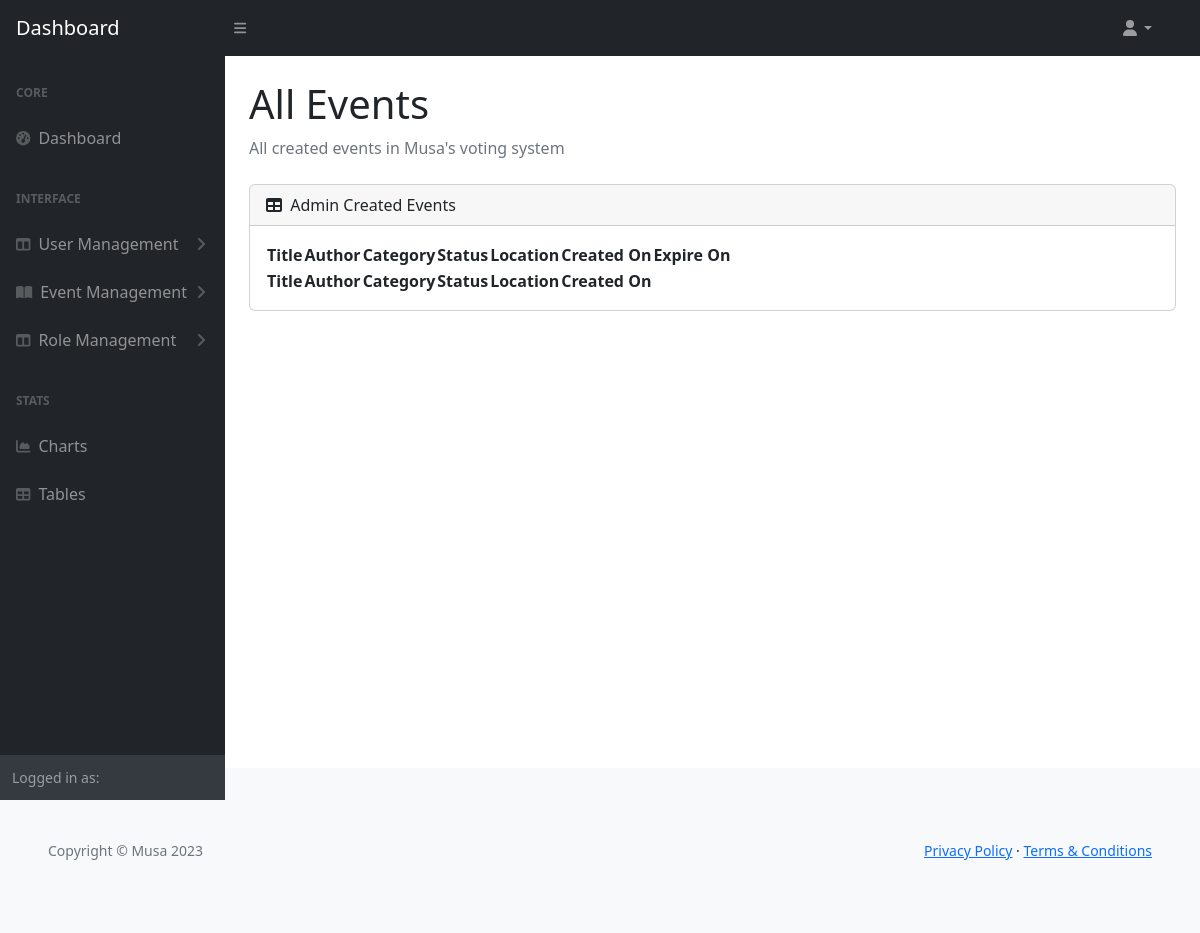
The page /office/all on the database as committed earlier.
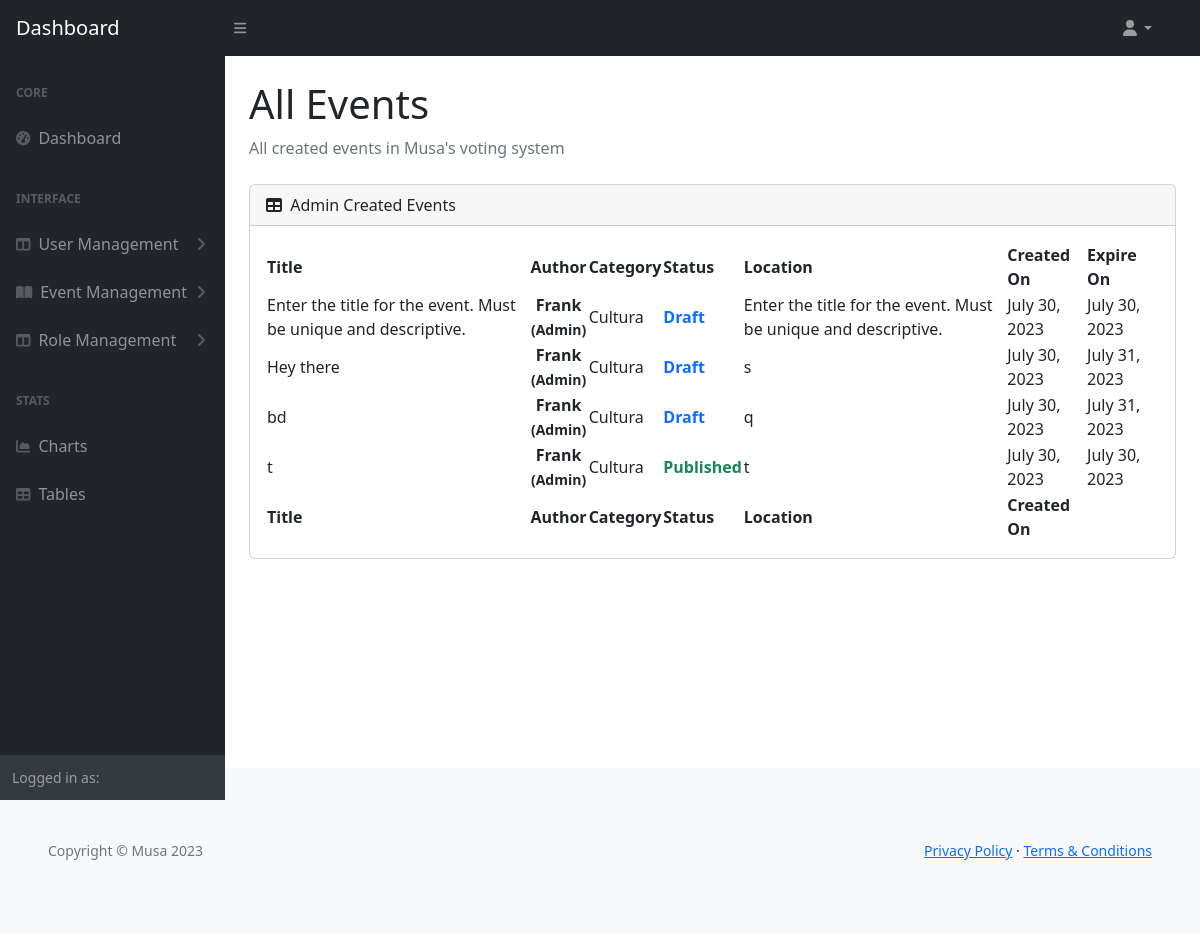
The same page on the database as committed later.
### vote_management/models.py (models this page shows, shortened)
class VoteCard(models.Model):
    title = models.CharField(max_length=80, unique=True)
    slug = models.SlugField(max_length=200, unique=True)
    author = models.ForeignKey(
        'musa.UserProfile', on_delete=models.CASCADE, related_name="card_author")
    category = models.ForeignKey(
        Category, on_delete=models.CASCADE, related_name="categories")
    mission = models.CharField(max_length=80)
    location = models.CharField(max_length=80)
    description = models.TextField(max_length=400)
    expire = models.DateField()
    event_image = CloudinaryField('image', default='placeholder')
    vote_record = models.ManyToManyField('musa.UserProfile', through='VoteRecord',
                                         related_name='user_votes', blank=True)
    candidates = models.ManyToManyField('ElectedPerson', related_name='vote_cards',
                                        blank=True)
    status = models.IntegerField(choices=STATUS, default=0)
    excerpt = models.TextField(blank=True)
    created_on = models.DateField(auto_now_add=True)
    class Meta:
        ordering = ['-created_on']

class Category(models.Model):
    category_name = models.CharField(max_length=50, unique=True)
    class Meta:
        ordering = ['category_name']
        verbose_name_plural = "Categories"

### musa/models.py (models this page shows)
class UserProfile(AbstractUser):
    verified = models.BooleanField(default=False)
    role = models.IntegerField(choices=ROLES, default=0)
    user_card = models.ManyToManyField(
        'vote_management.VoteCard', through='vote_management.VoteRecord', related_name='user_cards')
    class Meta:
        ordering = ['username']
    def __str__(self):
        return self.username

### vote_management/views.py (the view)
# urls.py: path('office/all', AdminEventList.as_view(),
class AdminEventList(BaseListView):
    template_name = 'backend/admin-dashboard/all_events.html'
    context_object_name = 'admin_all_events'

### vote_management/views.py (called while the page is built)
    def get_queryset(self):
        return VoteCard.objects.order_by('-created_on')

### templates/backend/admin-dashboard/all_events.html (shortened to what this page needs)
{% extends "base.html" %}
{% block content%}
<body class="sb-nav-fixed">
    <nav class="sb-topnav navbar navbar-expand navbar-dark bg-dark">
        <a class="navbar-brand ps-3" href="index.html">Dashboard</a>
        <button class="btn btn-link btn-sm order-1 order-lg-0 me-4 me-lg-0" id="sidebarToggle" href="#!"><i
                class="fas fa-bars"></i></button>
        <div class="d-md-inline-block form-inline ms-auto me-0 me-md-3 my-2 my-md-0">
            <ul class="navbar-nav ms-auto ms-md-0 me-3 me-lg-4">
                <li class="nav-item dropdown">
                    <a class="nav-link dropdown-toggle" id="navbarDropdown" href="#" role="button"
                        data-bs-toggle="dropdown" aria-expanded="false"><i class="fas fa-user fa-fw"></i></a>
                </li>
            </ul>
        </div>
    </nav>
    <div id="layoutSidenav">
        <div id="layoutSidenav_nav">
            <nav class="sb-sidenav accordion sb-sidenav-dark" id="sidenavAccordion">
                <div class="sb-sidenav-menu">
                    <div class="nav">
                        <div class="sb-sidenav-menu-heading">Core</div>
                        <a class="nav-link" href="{% url 'admin_dashboard' %}">
                            <div class="sb-nav-link-icon"><i class="fas fa-tachometer-alt"></i></div>
                            Dashboard
                        </a>
                        <div class="sb-sidenav-menu-heading">Interface</div>
                        <a class="nav-link collapsed" href="#" data-bs-toggle="collapse"
                            data-bs-target="#collapseLayouts" aria-expanded="false" aria-controls="collapseLayouts">
                            <div class="sb-nav-link-icon"><i class="fas fa-columns"></i></div>
                            User Management
                            <div class="sb-sidenav-collapse-arrow"><i class="fas fa-angle-down"></i></div>
                        </a>
                        <a class="nav-link collapsed" href="#" data-bs-toggle="collapse" data-bs-target="#collapsePages"
                            aria-expanded="false" aria-controls="collapsePages">
                            <div class="sb-nav-link-icon"><i class="fas fa-book-open"></i></div>
                            Event Management
                            <div class="sb-sidenav-collapse-arrow"><i class="fas fa-angle-down"></i></div>
                        </a>
                        <a class="nav-link collapsed" href="#" data-bs-toggle="collapse" data-bs-target="#collapseRoles"
                            aria-expanded="false" aria-controls="collapseRoles">
                            <div class="sb-nav-link-icon"><i class="fas fa-columns"></i></div>
                            Role Management
                            <div class="sb-sidenav-collapse-arrow"><i class="fas fa-angle-down"></i></div>
                        </a>
                        <div class="sb-sidenav-menu-heading">Stats</div>
                        <a class="nav-link" href="charts.html">
                            <div class="sb-nav-link-icon"><i class="fas fa-chart-area"></i></div>
                            Charts
                        </a>
                        <a class="nav-link" href="tables.html">
                            <div class="sb-nav-link-icon"><i class="fas fa-table"></i></div>
                            Tables
                        </a>
                    </div>
                </div>
                <div class="sb-sidenav-footer">
                    <div class="small">Logged in as: <strong>{{ request.user.username }}</strong></div>
                </div>
            </nav>
        </div>
        <div id="layoutSidenav_content">
            <main>
                <div class="container-fluid p-4 pt-0">
                    <h1 class="mt-4">All Events</h1>
                    <ol class="breadcrumb mb-4">
                        <li class="breadcrumb-item active">All created events in Musa's voting system</li>
                    </ol>
                    <div class="card mb-4">
                        <div class="card-header">
                            <i class="fas fa-table me-1"></i>
                            Admin Created Events
                        </div>
                        <div class="card-body">
                            <table id="datatablesSimple">
                                <thead>
                                    <tr>
                                        <th>Title</th>
                                        <th>Author</th>
                                        <th>Category</th>
                                        <th>Status</th>
                                        <th>Location</th>
                                        <th>Created On</th>
                                        <th>Expire On</th>
                                    </tr>
                                </thead>
                                <tfoot>
                                    <tr>
                                        <th>Title</th>
                                        <th>Author</th>
                                        <th>Category</th>
                                        <th>Status</th>
                                        <th>Location</th>
                                        <th>Created On</th>
                                    </tr>
                                </tfoot>
                                <tbody>
                                    {% for event in admin_all_events.all %}
                                    <tr>
                                        <td>{{ event.title }}</td>
                                        {% if event.author.username == request.user.username %}
                                        <td>
                                            <p class="text-success my-0 py-0 fw-semibold text-center">
                                                {{ event.author }}
                                                <small><br>({{ event.author.get_role_display }})</small>
                                            </p>
                                        </td>
                                        {% else %}
                                        <td>
                                            <p class="my-0 py-0 fw-semibold text-center">
                                                {{ event.author }}
                                                <small><br>({{ event.author.get_role_display }})</small>
                                            </p>
                                        </td>
                                        {% endif %}
                                        <td>{{ event.category.category_name }}</td>
                                        {% if event.status == 1 %}
                                        <td>
                                            <p class="text-success my-0 py-0">
                                                <strong>
                                                    {{ event.get_status_display }}
                                                </strong>
                                            </p>
                                        </td>
                                        {% else %}
                                        <td>
                                            <p class="text-primary my-0 py-0">
                                                <strong>
                                                    {{ event.get_status_display }}
                                                </strong>
                                            </p>
                                        </td>
                                        {% endif %}
                                        <td>{{ event.location }}</td>
                                        <td>{{ event.created_on }}</td>
                                        <td>{{ event.expire }}</td>
                                    </tr>
                                    {% endfor %}
                                </tbody>
                            </table>
                        </div>
                    </div>
                </div>
            </main>
        </div>
    </div>
    {% endblock %}

### templates/backend/user-dashboard/base.html (shortened to what this page needs)
{% load static %}
<!DOCTYPE html>
<html lang="en">
<head>
    <link href="https://cdn.jsdelivr.net/npm/simple-datatables@7.1.2/dist/style.min.css" rel="stylesheet" />
    <link href="{% static 'user/css/styles.css' %}" rel="stylesheet" />
</head>
{% block content %}
{% endblock content %}
<footer class="py-4 bg-light mt-4">
    <div class="container-fluid p-5">
        <div class="d-flex align-items-center justify-content-between small">
            <div class="text-muted">Copyright &copy; Musa 2023</div>
            <div>
                <a href="#">Privacy Policy</a>
                &middot;
                <a href="#">Terms &amp; Conditions</a>
            </div>
        </div>
    </div>
</footer>
</body>
</html>

Rows that differ between the two databases and show on the page:
added VoteCard: title "Enter the title for the event. Must be unique and descriptive.", author "Frank", author.role "Admin", category.category_name "Cultura", status "Draft", location "Enter the title for the event. Must be unique and descriptive.", created_on "July 30, 2023", expire "July 30, 2023"
added VoteCard: title "Hey there", author "Frank", author.role "Admin", category.category_name "Cultura", status "Draft", location "s", created_on "July 30, 2023", expire "July 31, 2023"
added VoteCard: title "bd", author "Frank", author.role "Admin", category.category_name "Cultura", status "Draft", location "q", created_on "July 30, 2023", expire "July 31, 2023"
added VoteCard: title "t", author "Frank", author.role "Admin", category.category_name "Cultura", status "Published", location "t", created_on "July 30, 2023", expire "July 30, 2023"
